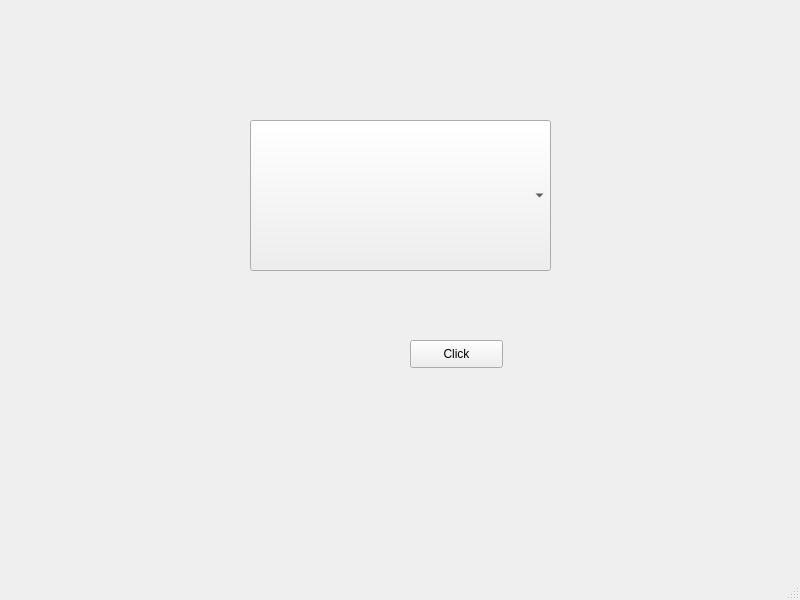
<?xml version="1.0" encoding="UTF-8"?>
<ui version="4.0">
 <class>MainWindow</class>
 <widget class="QMainWindow" name="MainWindow">
  <property name="geometry">
   <rect>
    <x>0</x>
    <y>0</y>
    <width>800</width>
    <height>600</height>
   </rect>
  </property>
  <property name="windowTitle">
   <string>MainWindow</string>
  </property>
  <widget class="QWidget" name="centralwidget">
   <widget class="QComboBox" name="comboBox">
    <property name="geometry">
     <rect>
      <x>250</x>
      <y>120</y>
      <width>301</width>
      <height>151</height>
     </rect>
    </property>
   </widget>
   <widget class="QPushButton" name="pushButton">
    <property name="geometry">
     <rect>
      <x>410</x>
      <y>340</y>
      <width>93</width>
      <height>28</height>
     </rect>
    </property>
    <property name="text">
     <string>Click</string>
    </property>
   </widget>
  </widget>
  <widget class="QMenuBar" name="menubar">
   <property name="geometry">
    <rect>
     <x>0</x>
     <y>0</y>
     <width>800</width>
     <height>26</height>
    </rect>
   </property>
  </widget>
  <widget class="QStatusBar" name="statusbar"/>
 </widget>
 <resources/>
 <connections/>
</ui>
